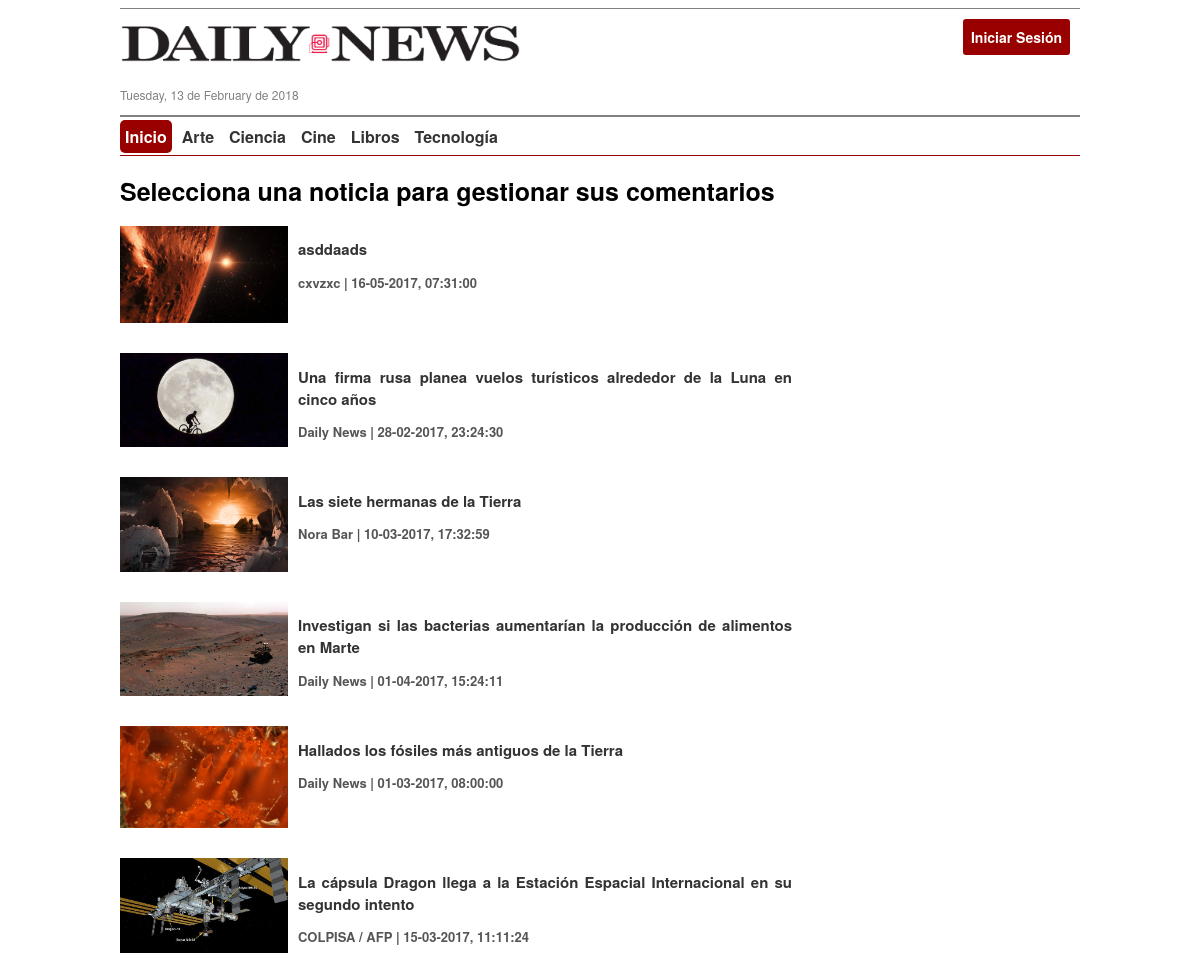
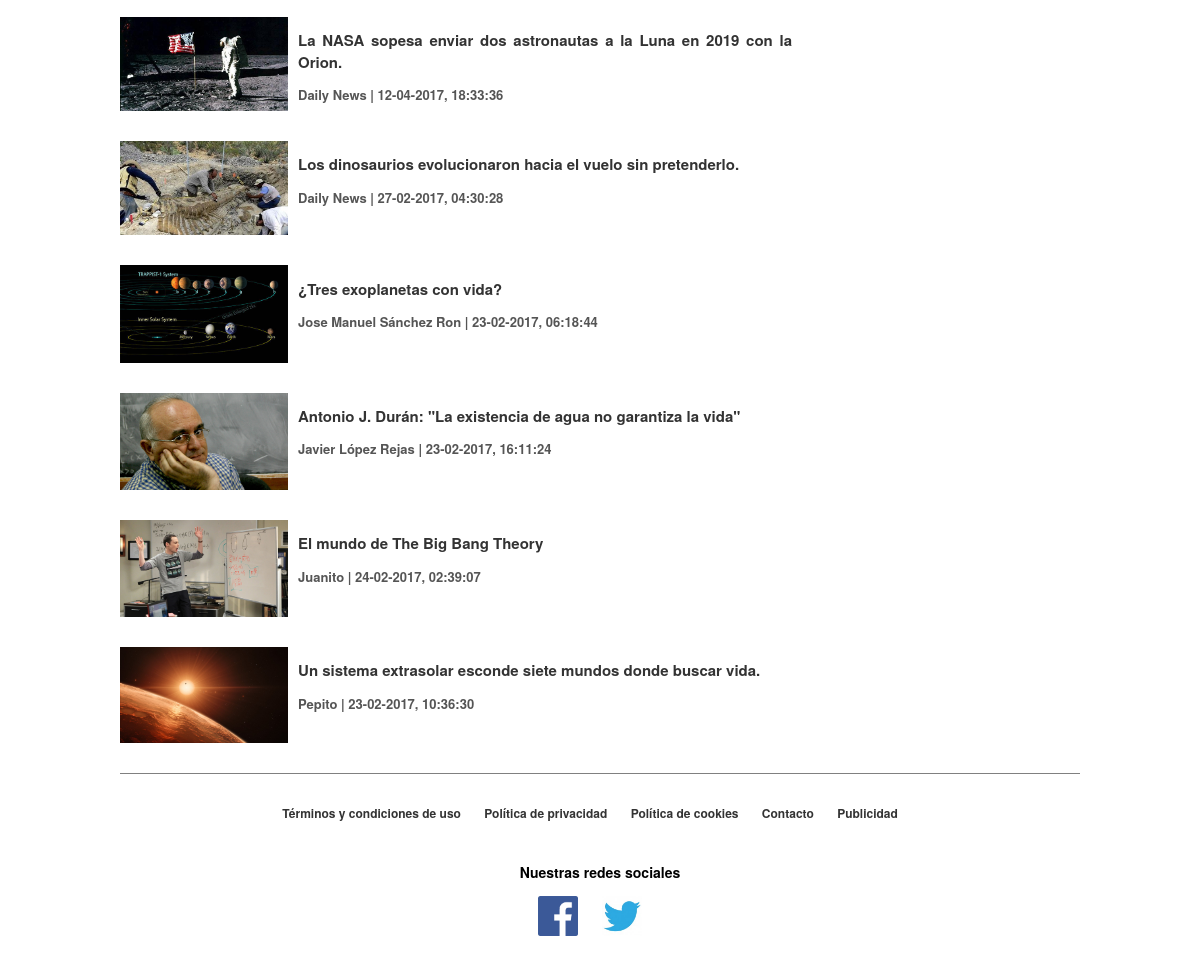
The app's page /Practica/gestor_comentarios.php with its own data (2 pictures, top to bottom).
### tables this page shows
CREATE TABLE `seccion` (
  `id_seccion` int(11) UNSIGNED NOT NULL,
  `nombre` varchar(50) NOT NULL
);

CREATE TABLE `noticia` (
  `id_noticia` int(11) UNSIGNED NOT NULL,
  `autor` varchar(50) NOT NULL,
  `titular` varchar(200) NOT NULL,
  `subtitulo` varchar(100) NOT NULL,
  `id_seccion` int(11) UNSIGNED DEFAULT NULL,
  `id_subseccion` int(11) UNSIGNED DEFAULT NULL,
  `fecha_publicacion` datetime NOT NULL DEFAULT CURRENT_TIMESTAMP,
  `entradilla` varchar(500) NOT NULL,
  `cuerpo` varchar(10000) NOT NULL,
  `fecha_modificacion` datetime NOT NULL DEFAULT CURRENT_TIMESTAMP,
  `video` varchar(300) NOT NULL,
  `estado` enum('pendiente','publicada') NOT NULL DEFAULT 'pendiente'
);

CREATE TABLE `imagenes` (
  `id_imagen` int(11) UNSIGNED NOT NULL,
  `id_noticia` int(11) UNSIGNED NOT NULL,
  `url` varchar(200) NOT NULL,
  `pie` varchar(500) NOT NULL DEFAULT ''
);

### Practica/php_classes/controller/ControladorGestorComentarios.php (called while the page is built, shortened)
<?php
include('Controlador.php');
include ('php_classes/view/VistaGestorComentarios.php');
class ControladorGestorComentarios extends Controlador {
	private $vista_gestor_comentarios, $numero_noticias;
	public function __construct($numero_noticias = 50, $tiene_publicidad = false, $tiene_menu = true){
		$this->numero_noticias = $numero_noticias;
	}
	public function mostrarNoticias(){
			$noticias = $this->obtenerNoticias($this->numero_noticias);
			$secciones = $this->obtenerSecciones();
		$this->vista_gestor_comentarios = new VistaGestorComentarios($secciones, $noticias, 'viendo_listado_noticias');
		$this->vista_gestor_comentarios->mostrarPagina();
	}
}
?>

### Practica/php_classes/model/ModelSeccion.php (called while the page is built, shortened)
<?php
class ModelSeccion {
	private $nombre;
	public function __construct($id_seccion, $nombre, $subsecciones)
	{
		$this->nombre = $nombre;
	}
	public function getNombre(){
		return $this->nombre;
	}
}
?>

### Practica/php_classes/model/ModelContenedorSecciones.php (called while the page is built, shortened)
<?php
include('ModelSeccion.php');
class ModelContenedorSecciones extends ModelContenedor {
	public function recuperarSecciones(){
		$secciones = array();
		$seleccion = $this->selectSecciones();
		$resultado = $seleccion->get_result();
		while ($fila = $resultado->fetch_object()){
			$id_seccion = $fila->id_seccion;
			$subsecciones = $this->recuperarSubsecciones($id_seccion);
			$seccion = new ModelSeccion($id_seccion, $fila->nombre, $subsecciones);
			$secciones[$id_seccion] = $seccion;
		}
		return $secciones;
	}
	public function recuperarSubsecciones($id_seccion){
		$subsecciones = array();
		$selectSubsecciones = $this->selectSubsecciones($id_seccion);
		$resultado2 = $selectSubsecciones->get_result();
		while ($fila2 = $resultado2->fetch_object()){
			$subseccion = new ModelSubseccion($id_seccion, $fila2->id_subseccion, $fila2->nombre);
			array_push($subsecciones,$subseccion);
		}
		return $subsecciones;
	}
	public function obtenerSubseccionNoticia($id_noticia){
		$seleccion = $this->selectSubseccionNoticia($id_noticia);
		$consulta = $seleccion->get_result();
		$fila = $consulta->fetch_object();
		$subseccion = new ModelSubseccion($fila->id_subseccion, $fila->id_seccion, $fila->nombre);
		return $subseccion;
	}
	private function selectSecciones(){
		$seleccion = self::$conexion->prepare('SELECT * FROM seccion');
		$seleccion->execute();
		return $seleccion;
	}
	private function selectSubsecciones($id_seccion){
		$seleccion = self::$conexion->prepare('SELECT * FROM subseccion WHERE id_seccion = ?');
		$seleccion->bind_param('i',$id_seccion);
		$seleccion->execute();
		return $seleccion;
	}
	private function selectSubseccionNoticia($id_noticia){
		$seleccion = self::$conexion->prepare('SELECT * FROM subseccion WHERE id_subseccion = (SELECT id_subseccion FROM noticia WHERE id_noticia = ? )');
		$seleccion->bind_param('i',$id_noticia);
		$seleccion->execute();
		return $seleccion;
	}
}
?>

### Practica/php_classes/controller/Controlador.php (called while the page is built, shortened)
<?php
include ('php_classes/model/ModelContenedorNoticias.php');
include ('php_classes/model/ModelContenedorSecciones.php');
class Controlador {
	protected $contenedorNoticias;
	protected $contenedorSecciones;
	public function __construct($tiene_publicidad, $tiene_menu){
		$this->contenedorNoticias = new ModelContenedorNoticias();
		if ($tiene_menu)
			$this->contenedorSecciones = new ModelContenedorSecciones();
	}
	protected function obtenerSecciones(){
		return $this->contenedorSecciones->recuperarSecciones();
	}
	protected function obtenerNoticias($numero_noticias){
		return $this->contenedorNoticias->recuperarUltimasNoticias($numero_noticias);
	}
}
?>

### Practica/php_classes/model/ModelNoticia.php (called while the page is built, shortened)
<?php
class ModelNoticia {
	private $id_noticia;
	private $autor;
	private $titular;
	private $fecha_publicacion;
	private $hora_publicacion;
	private $imagenes;
	private $estado;
	public function __construct($id_noticia, $autor, $titular, $subtitulo, $seccion, $subseccion,
		$fecha_publicacion, $hora_publicacion, $entradilla, $imagenes, $cuerpo, $fecha_modificacion, $hora_modificacion, $video,
		$comentarios, $noticias_relacionadas, $estado)
	{
		$this->id_noticia = $id_noticia;
		$this->autor = $autor;
		$this->titular = $titular;
		$this->fecha_publicacion = $fecha_publicacion;
		$this->hora_publicacion = $hora_publicacion;
		$this->imagenes = $imagenes;
		$this->estado = $estado;
	}
	public function getId(){
		return $this->id_noticia;
	}
	public function getAutor(){
		return $this->autor;
	}
	public function getTitular(){
		return $this->titular;
	}
	public function getFechaPublicacion(){
		return $this->fecha_publicacion;
	}
	public function getHoraPublicacion(){
		return $this->hora_publicacion;
	}
	public function getImagenes(){
		return $this->imagenes;
	}
	public function isPublicada(){
		$publicada = false;
		if ($this->estado == 'publicada')
			$publicada = true;
		return $publicada;
	}
}
?>

### Practica/php_classes/model/ModelContenedorNoticias.php (called while the page is built, shortened)
<?php
include('ModelNoticia.php');
include('ModelImagen.php');
class ModelContenedorNoticias extends ModelContenedor {
	private $contenedor_secciones;
	public function __construct(){
		$this->contenedor_secciones = new ModelContenedorSecciones();
	}
	public function recuperarUltimasNoticias($numero_noticias = 50, $con_comentarios = false,
		$con_noticias_relacionadas = false, $numero_noticias_relacionadas = 3)
	{
		$noticias = array();
		$noticias_relacionadas = array();
		$seleccion = $this->selectNoticias($numero_noticias);
		$resultado = $seleccion->get_result();
		while ($fila = $resultado->fetch_object()){
			$id_noticia = $fila->id_noticia;
			$comentarios = null;
			$imagenes = $this->obtenerImagenes($id_noticia);
			$seccion = $this->contenedor_secciones->obtenerSeccionNoticia($id_noticia);
			$subseccion = $this->contenedor_secciones->obtenerSubseccionNoticia($id_noticia);
			$noticia = new ModelNoticia($id_noticia, $fila->autor, $fila->titular, $fila->subtitulo,
				$seccion, $subseccion, $fila->fecha_pub, $fila->hora_pub, $fila->entradilla, $imagenes, $fila->cuerpo,
				$fila->fecha_mod, $fila->hora_mod, $fila->video, $comentarios, $noticias_relacionadas, $fila->estado);
			$noticias[$id_noticia] = $noticia;
		}
		return $noticias;
	}
	private function selectNoticias($numero_noticias){
		$seleccion = self::$conexion->prepare('SELECT id_noticia, autor, titular, subtitulo, entradilla,
		cuerpo, video, DATE(fecha_publicacion) as fecha_pub,
		DATE(fecha_modificacion) as fecha_mod, TIME(fecha_publicacion) as hora_pub,
		TIME(fecha_modificacion) as hora_mod, estado FROM noticia ORDER BY id_noticia DESC LIMIT ?');
		$seleccion->bind_param('i',$numero_noticias);
		$seleccion->execute();
		return $seleccion;
	}
	private function selectImagenes($id_noticia){
		$seleccion = self::$conexion->prepare('SELECT * FROM imagenes WHERE id_noticia = ? ORDER BY id_imagen ASC');
		$seleccion->bind_param('i',$id_noticia);
		$seleccion->execute();
		return $seleccion;
	}
	private function obtenerImagenes($id_noticia){
		$seleccion = $this->selectImagenes($id_noticia);
		$consulta = $seleccion->get_result();
		$imagenes = array();
		while ($fila = $consulta->fetch_object()){
			$id_imagen = $fila->id_imagen;
			$imagen = new ModelImagen($id_imagen, $fila->id_noticia,
				$fila->url, $fila->pie);
			$imagenes[$id_imagen] = $imagen;
		}
		return $imagenes;
	}
}
?>

### Practica/php_classes/model/ModelImagen.php (called while the page is built, shortened)
<?php
class ModelImagen {
	private $url;
	public function __construct($id_imagen, $id_noticia, $url, $pie)
	{
		$this->url = $url;
	}
	public function getUrl(){
		return $this->url;
	}
}
?>

### Practica/php_classes/view/VistaGestorComentarios.php (the view, shortened to what this page needs)
<?php
include('VistaPagina.php');
class VistaGestorComentarios extends VistaPagina{
	private $noticias, $noticia, $estado;
	public function __construct($secciones, $noticias, $estado = 'ver_listado_noticias', $publicidades = null){
		$this->estilo = '<link rel="stylesheet" type="text/css" href="estilos/estilo_gestores.css">';
		$this->noticias = $noticias;
		$this->estado = $estado;
	}
	protected function mostrarContenido(){
		echo '<div class="listado_noticias">';
		switch ($this->estado){
			case 'viendo_listado_noticias':
				echo '<h1> Selecciona una noticia para gestionar sus comentarios </h1>
						<ul>';
				$this->mostrarNoticias();
				echo '</ul>';
				break;
		}
		echo '</div>';
	}
	private function mostrarNoticias(){
		foreach ($this->noticias as $noticia){
			if ($noticia->isPublicada()){
				echo '<li>
						<article>
							<figure>
								<a href="gestor_comentarios.php?id_noticia='.$noticia->getId().'" title="'.$noticia->getTitular().
								'"><img src="'.array_values($noticia->getImagenes())[0]->getUrl().
								'"></a>
							</figure>
							<h1>
								<a href="gestor_comentarios.php?id_noticia='.$noticia->getId().'" title="'.$noticia->getTitular().
								'">'.$noticia->getTitular().
								'</a>
							</h1>
							<h2 class="autorFecha"><span class="autor">'.$noticia->getAutor().'
							</span> | <span class="fecha">'.date($this->formato_fecha, strtotime($noticia->getFechaPublicacion())).',
							'.$noticia->getHoraPublicacion().'</span></h2>
						</article>
					</li>';
			}
		}
	}
}
?>

### Practica/php_classes/view/VistaPagina.php (shortened to what this page needs)
<?php
abstract class VistaPagina {
	protected $titulo;
	protected $fecha;
	protected $estilo;
	protected $secciones;
	public function __construct($publicidades = null, $secciones = null){
		$this->formato_fecha = "d-m-Y";
		$this->secciones = $secciones;
	}
	protected function setFecha($encoding){
		$this->fecha = ucfirst(iconv("ISO-8859-1","UTF-8",strftime('%A, %d de %B de %Y')));
	}
	protected function mostrarInicioHTML(){
		echo '	<!DOCTYPE html>
				<html>
					<head>
						<meta charset="UTF-8">
						<link rel="stylesheet" type="text/css" href="estilos/estilo_comun.css">'
						.$this->estilo.
						'<link rel="shortcut icon" type="image/x-icon" href="resources/imagenes/icono.ico">
						<script type="text/javascript" src="javascript/comentarios.js"></script>
						<script type="text/javascript" src="javascript/date.js"></script>
						<script src="https://ajax.googleapis.com/ajax/libs/jquery/3.2.1/jquery.min.js"></script>
						<script type="text/javascript" src="javascript/login-box.js"></script>
						<title>' . $this->titulo . '</title>
					</head>
					<body>
						<div class="contenido">';
	}
	protected function mostrarHeader(){
		echo '	<div class="cabecera">
				<div class="fechaLogo">
					<a href="index.php">
						<img class="logo" alt="Daily News"
						title="Daily News" src="resources/imagenes/logo.png">
					</a>
					<p id="fechaActual">'.$this->fecha .'</p>
				</div>
				<div class="usuarios">';
				if (isset($_SESSION['usuario']))
					echo '<div class="sesion_iniciada"><p>Identificado como <span>'.$_SESSION['usuario'].'</span>. </p>
						<p><a href="logout.php"> Cerrar sesión. </a></p></div>';
				else
					echo '<a class="iniciar_sesion" href="accounts.php">Iniciar Sesión</a>';
		echo	'</div>';
		$this->mostrarMenu();
		echo 	'</div>';
	}
	protected function mostrarMenu() {
		echo '<div class="secciones">
					<ul class="secciones">
						<li class="inicio"> <a href="index.php">Inicio</a></li>';
						foreach ($this->secciones as $seccion){
							$nombre_seccion = $seccion->getNombre();
							echo '<li class="seccion"> <a href="index.php">'.$nombre_seccion.'</a>
								<ul class="subsecciones">';
							echo '</ul></li>';
						}
		echo		'</ul>
				</div>';
	}
	protected function mostrarFooter() {
		echo '<div class="footer">
				<ul class="aspectos_legales">
					<li>
					<a href="#~o">Términos y condiciones de uso</a>
					</li>
					<li>
					<a href="#~o">Política de privacidad</a>
					</li>
					<li>
					<a href="#~o">Política de cookies</a>
					</li>
					<li>
					<a href="#~o">Contacto</a>
					</li>
					<li>
					<a href="#~o">Publicidad</a>
					</li>
				</ul>
				<ul class="rrss">
				<p> Nuestras redes sociales</p>
					<li>
						<a href="facebook.html" target="_blank">
							<img class="icono_rrss" alt="Facebook"
							title="Facebook" src="resources/imagenes/facebook_icon.png">
						</a>
					</li>
					<li>
						<a href="twitter.html" target="_blank">
							<img class="icono_rrss" alt="Twitter"
							title="Twitter" src="resources/imagenes/twitter_icon.png">
						</a>
					</li>
				</ul>
			</div>';
	}
	protected function mostrarFinalHTML(){
		echo '</div>
			</body>
		</html>';
	}
	public function mostrarPagina(){
		$this->mostrarInicioHTML();
		$this->mostrarHeader();
		$this->mostrarContenido();
		$this->mostrarFooter();
		$this->mostrarFinalHTML();
	}
}
?>

### Practica/estilos/estilo_comun.css (style rules this page uses)
a { font-weight: bold; text-decoration: none; color: #333; }
body { font-family: "Helvetica Neue", Helvetica, Arial, sans-serif; color: black; background: white; text-align: justify; }
h1 { font-size: 30px; }
h2 { font-size: 18px; color: #555; }
li { list-style-type: none; }
ul { padding-left: 0; margin-top: 0; margin-bottom: 0; }
div.contenido { width: 960px; margin: auto; margin-top: 5px; }
div.cabecera { border-top: 1px solid gray; padding-top: 10px; padding-bottom: 5px; clear:both; border-bottom: 1px solid #990000; }
div.footer { border-top: 1px solid gray; padding-top: 30px; clear:both; margin-top: 20px; margin-bottom: 30px; }
div.fechaLogo { width: 400px; display: block; float: left; }
div.usuarios { width: 550px; display: block; float: left; }
div.secciones { clear:both; }
img.logo { width:100%; }
p#fechaActual { font-size: 75%; color: gray; }
ul.secciones { padding-bottom: 25px; padding-top: 8px; margin: 0; border-top: 2px solid gray; }
ul.secciones > li, ul.redesSociales li { float: left; margin-right: 5px; }
ul.secciones li a { padding: 5px; border-radius: 5px; }
ul.secciones li.inicio a { background-color: #990000; }
ul.secciones li.inicio a { color: white; }
ul.aspectos_legales { font-size: 12px; text-align: center; margin-bottom: 10px; }
ul.aspectos_legales li, ul.rrss li { display:inline; margin-right: 20px; }
ul.rrss { text-align: center; font-size: 14px; font-weight: bold; margin-top: 40px; }
img.icono_rrss { width: 40px; }
a.iniciar_sesion { float: right; display: block; outline: 0; background: #990000; border: 0; padding: 8px; font-weight: bold; color: #FFFFFF; font-size: 14px; border-radius: 3px; }

### Practica/estilos/estilo_gestores.css (style rules this page uses)
.listado_noticias, .listado_secciones, .listado_subsecciones, .listado_publicidades, .edicion_noticia { width: 70%; float:left; }
article figure { width: 25%; float:left; margin: 0; margin-right: 10px; }
article figure img { width: 100%; }
article h1 { font-size: 15px; }
.listado_noticias > h1 { font-size: 25px; }
.listado_noticias ul, .listado_secciones ul, .listado_subsecciones ul, .listado_publiciaddes ul { margin-top: 30px; }
.listado_noticias h2 { font-size: 13px; }
.listado_noticias ul li, .listado_secciones li, .listado_subsecciones li, .listado_publicidades li { clear: both; margin-bottom: 25px; }
article { overflow: auto; }
.listado_noticias > ul { margin-top: 0; }

### records on screen
seccion: nombre "Arte"
seccion: nombre "Ciencia"
seccion: nombre "Cine"
seccion: nombre "Libros"
seccion: nombre "Tecnología"
noticia: imagenes.url (picture), titular "asddaads", autor "cxvzxc", FechaPublicacion "16-05-2017", HoraPublicacion "07:31:00"
noticia: imagenes.url (picture), titular "Una firma rusa planea vuelos turísticos alrededor de la Luna en cinco años", autor "Daily News", FechaPublicacion "28-02-2017", HoraPublicacion "23:24:30"
noticia: imagenes.url (picture), titular "Las siete hermanas de la Tierra", autor "Nora Bar", FechaPublicacion "10-03-2017", HoraPublicacion "17:32:59"
noticia: imagenes.url (picture), titular "Investigan si las bacterias aumentarían la producción de alimentos en Marte", autor "Daily News", FechaPublicacion "01-04-2017", HoraPublicacion "15:24:11"
noticia: imagenes.url (picture), titular "Hallados los fósiles más antiguos de la Tierra", autor "Daily News", FechaPublicacion "01-03-2017", HoraPublicacion "08:00:00"
noticia: imagenes.url (picture), titular "La cápsula Dragon llega a la Estación Espacial Internacional en su segundo intento", autor "COLPISA / AFP", FechaPublicacion "15-03-2017", HoraPublicacion "11:11:24"
noticia: imagenes.url (picture), titular "La NASA sopesa enviar dos astronautas a la Luna en 2019 con la Orion.", autor "Daily News", FechaPublicacion "12-04-2017", HoraPublicacion "18:33:36"
noticia: imagenes.url (picture), titular "Los dinosaurios evolucionaron hacia el vuelo sin pretenderlo.", autor "Daily News", FechaPublicacion "27-02-2017", HoraPublicacion "04:30:28"
noticia: imagenes.url (picture), titular "¿Tres exoplanetas con vida?", autor "Jose Manuel Sánchez Ron", FechaPublicacion "23-02-2017", HoraPublicacion "06:18:44"
noticia: imagenes.url (picture), titular "Antonio J. Durán: \"La existencia de agua no garantiza la vida\"", autor "Javier López Rejas", FechaPublicacion "23-02-2017", HoraPublicacion "16:11:24"
noticia: imagenes.url (picture), titular "El mundo de The Big Bang Theory", autor "Juanito", FechaPublicacion "24-02-2017", HoraPublicacion "02:39:07"
noticia: imagenes.url (picture), titular "Un sistema extrasolar esconde siete mundos donde buscar vida.", autor "Pepito", FechaPublicacion "23-02-2017", HoraPublicacion "10:36:30"

### other values on screen
$this->fecha "Tuesday, 13 de February de 2018"
